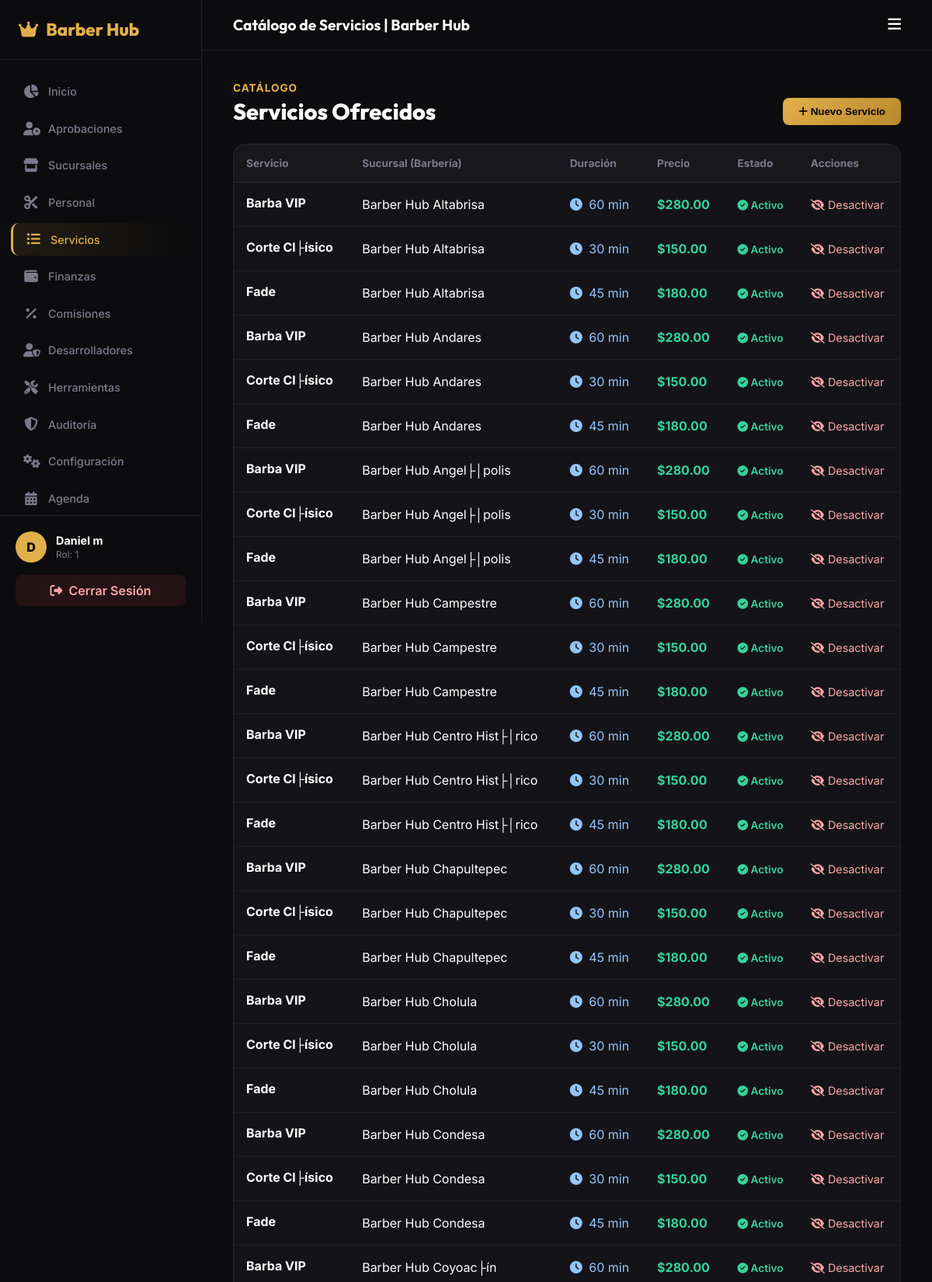
Screenshot of /public/dashboard/servicios (signed in, upper part) with the database file from the repository.
### tables this page shows
CREATE TABLE `servicios` (
  `id` int(11) NOT NULL AUTO_INCREMENT,
  `barberia_id` int(11) NOT NULL,
  `nombre` varchar(100) NOT NULL,
  `descripcion` text DEFAULT NULL,
  `duracion_minutos` int(11) NOT NULL,
  `precio` decimal(10,2) NOT NULL,
  `estado` enum('Activo','Inactivo') DEFAULT 'Activo',
  PRIMARY KEY (`id`),
  KEY `barberia_id` (`barberia_id`),
  CONSTRAINT `servicios_ibfk_1` FOREIGN KEY (`barberia_id`) REFERENCES `barberias` (`id`) ON DELETE CASCADE
);

CREATE TABLE `barberias` (
  `id` int(11) NOT NULL AUTO_INCREMENT,
  `nombre_comercial` varchar(150) NOT NULL,
  `logo` varchar(255) DEFAULT NULL,
  `portada` varchar(255) DEFAULT NULL,
  `descripcion` text DEFAULT NULL,
  `telefono` varchar(20) DEFAULT NULL,
  `correo` varchar(100) DEFAULT NULL,
  `sitio_web` varchar(100) DEFAULT NULL,
  `estado_ubicacion` varchar(50) DEFAULT NULL,
  `municipio` varchar(50) DEFAULT NULL,
  `ciudad` varchar(50) DEFAULT NULL,
  `colonia` varchar(100) DEFAULT NULL,
  `calle` varchar(100) DEFAULT NULL,
  `codigo_postal` varchar(10) DEFAULT NULL,
  `url_maps` text DEFAULT NULL,
  `latitud` decimal(10,8) DEFAULT NULL,
  `longitud` decimal(11,8) DEFAULT NULL,
  `estado` enum('Pendiente','Activa','Suspendida','Eliminada') DEFAULT 'Pendiente',
  `fecha_registro` timestamp NOT NULL DEFAULT current_timestamp(),
  PRIMARY KEY (`id`)
);

### app/controllers/DashboardController.php (called while the page is built, shortened)
<?php
class DashboardController extends Controller {
    public function servicios() {
        $servicioModel = $this->model('Servicio');
        $barbModel = $this->model('Barberia');
        $data = [
            'titulo' => 'Catálogo de Servicios | Barber Hub',
            'seccion' => 'servicios',
            'servicios' => $servicioModel->getAll(),
            'barberias' => $barbModel->getActivas(),
            'vista_hija' => '../app/views/dashboard/servicios/index.php'
        ];
        $this->view('dashboard/layout', $data);
    }
}

### app/models/Model.php (called while the page is built)
<?php
class Model {
    protected $db;
    public function __construct() {
        $config = require __DIR__ . '/../../config/database.php';
        $dsn = "mysql:host={$config['host']};port={$config['port']};dbname={$config['database']};charset={$config['charset']}";
        $options = [
            PDO::ATTR_ERRMODE            => PDO::ERRMODE_EXCEPTION,
            PDO::ATTR_DEFAULT_FETCH_MODE => PDO::FETCH_ASSOC,
            PDO::ATTR_EMULATE_PREPARES   => false,
        ];
        try {
            $this->db = new PDO($dsn, $config['username'], $config['password'], $options);
        } catch (PDOException $e) {
            die("Error de conexión a la Base de Datos: " . $e->getMessage());
        }
    }
    public function query($sql, $params = []) {
        $stmt = $this->db->prepare($sql);
        $stmt->execute($params);
        return $stmt;
    }
}

### config/database.php (called while the page is built)
<?php
return [
    'host'     => '127.0.0.1',
    'port'     => '3306',
    'database' => 'barber_hub',
    'username' => 'root',
    'password' => '',
    'charset'  => 'utf8mb4',
];

### app/models/Servicio.php (called while the page is built, shortened)
<?php
require_once __DIR__ . '/Model.php';
class Servicio extends Model {
    public function getAll() {
        return $this->query("SELECT s.*, b.nombre_comercial as barberia_nombre
                             FROM servicios s
                             JOIN barberias b ON s.barberia_id = b.id
                             ORDER BY b.nombre_comercial, s.nombre")->fetchAll();
    }
}

### app/views/dashboard/servicios/index.php (the view, shortened to what this page needs)
<div style="display:flex; justify-content:space-between; align-items:flex-end; margin-bottom:24px;">
    <div>
        <p style="color:var(--gold); font-size:0.85rem; font-weight:700; text-transform:uppercase; letter-spacing:1px; margin-bottom:4px;">Catálogo</p>
        <h2 style="font-size:1.8rem; font-weight:800; color:var(--white);">Servicios Ofrecidos</h2>
    </div>
    <button onclick="document.getElementById('modalServicio').style.display='flex'" style="background:linear-gradient(135deg,var(--gold),#b8892d); color:#000; border:none; padding:10px 20px; border-radius:8px; font-weight:700; cursor:pointer;"><i class="fas fa-plus"></i> Nuevo Servicio</button>
</div>
<div style="background:var(--card); border:1px solid var(--border); border-radius:16px; overflow:hidden;">
    <table style="width:100%; border-collapse:collapse; text-align:left;">
        <thead>
            <tr style="border-bottom:1px solid var(--border); color:var(--muted); font-size:0.85rem; background:rgba(255,255,255,0.02);">
                <th style="padding:16px;">Servicio</th>
                <th style="padding:16px;">Sucursal (Barbería)</th>
                <th style="padding:16px;">Duración</th>
                <th style="padding:16px;">Precio</th>
                <th style="padding:16px;">Estado</th>
                <th style="padding:16px;">Acciones</th>
            </tr>
        </thead>
        <tbody>
            <?php foreach ($servicios as $s): ?>
            <tr style="border-bottom:1px solid rgba(255,255,255,0.05);">
                <td style="padding:16px;">
                    <strong style="color:var(--white); font-size:1rem;"><?= htmlspecialchars($s['nombre']) ?></strong>
                </td>
                <td style="padding:16px;"><?= htmlspecialchars($s['barberia_nombre']) ?></td>
                <td style="padding:16px; color:#93C5FD;"><i class="fas fa-clock" style="margin-right:4px;"></i> <?= $s['duracion_minutos'] ?> min</td>
                <td style="padding:16px; font-weight:700; color:#34D399;">$<?= number_format($s['precio'], 2) ?></td>
                <td style="padding:16px;">
                    <?php if($s['estado'] == 'Activo'): ?>
                        <span style="color:#34D399; font-weight:600; font-size:0.85rem;"><i class="fas fa-check-circle"></i> Activo</span>
                    <?php else: ?>
                        <span style="color:var(--muted); font-weight:600; font-size:0.85rem;"><i class="fas fa-times-circle"></i> Inactivo</span>
                    <?php endif; ?>
                </td>
                <td style="padding:16px;">
                    <a href="<?= BASE_URL ?>/dashboard/toggle_servicio/<?= $s['id'] ?>" style="color:<?= $s['estado']=='Activo'?'#FCA5A5':'#34D399' ?>; text-decoration:none; font-size:0.9rem;">
                        <i class="fas <?= $s['estado']=='Activo'?'fa-eye-slash':'fa-eye' ?>"></i> <?= $s['estado']=='Activo'?'Desactivar':'Activar' ?>
                    </a>
                </td>
            </tr>
            <?php endforeach; ?>
        </tbody>
    </table>
</div>

### app/views/dashboard/layout.php (style rules this page uses)
*, *::before, *::after { box-sizing:border-box; margin:0; padding:0; }
:root { --gold:#E2B04A; --dark:#0D0D0F; --card:#141418; --border:rgba(255,255,255,0.08); --white:#fff; --muted:#7A7A8C; --sidebar:260px; }
body { font-family:'Inter',sans-serif; background:var(--dark); color:var(--white); min-height:100vh; display:flex; }
h1,h2,h3 { font-family:'Outfit',sans-serif; }

### rows the page displays
servicios: nombre "Barba VIP", barberia.nombre_comercial "Barber Hub Altabrisa", duracion_minutos "60", precio "280.00", estado "Activo" (drawn)
servicios: nombre "Corte Cl├ísico", barberia.nombre_comercial "Barber Hub Altabrisa", duracion_minutos "30", precio "150.00", estado "Activo" (drawn)
servicios: nombre "Fade", barberia.nombre_comercial "Barber Hub Altabrisa", duracion_minutos "45", precio "180.00", estado "Activo" (drawn)
servicios: nombre "Barba VIP", barberia.nombre_comercial "Barber Hub Andares", duracion_minutos "60", precio "280.00", estado "Activo" (drawn)
servicios: nombre "Corte Cl├ísico", barberia.nombre_comercial "Barber Hub Andares", duracion_minutos "30", precio "150.00", estado "Activo" (drawn)
servicios: nombre "Fade", barberia.nombre_comercial "Barber Hub Andares", duracion_minutos "45", precio "180.00", estado "Activo" (drawn)
servicios: nombre "Barba VIP", barberia.nombre_comercial "Barber Hub Angel├│polis", duracion_minutos "60", precio "280.00", estado "Activo" (drawn)
servicios: nombre "Corte Cl├ísico", barberia.nombre_comercial "Barber Hub Angel├│polis", duracion_minutos "30", precio "150.00", estado "Activo" (drawn)
servicios: nombre "Fade", barberia.nombre_comercial "Barber Hub Angel├│polis", duracion_minutos "45", precio "180.00", estado "Activo" (drawn)
servicios: nombre "Barba VIP", barberia.nombre_comercial "Barber Hub Campestre", duracion_minutos "60", precio "280.00", estado "Activo" (drawn)
servicios: nombre "Corte Cl├ísico", barberia.nombre_comercial "Barber Hub Campestre", duracion_minutos "30", precio "150.00", estado "Activo" (drawn)
servicios: nombre "Fade", barberia.nombre_comercial "Barber Hub Campestre", duracion_minutos "45", precio "180.00", estado "Activo" (drawn)
servicios: nombre "Barba VIP", barberia.nombre_comercial "Barber Hub Centro Hist├│rico", duracion_minutos "60", precio "280.00", estado "Activo" (drawn)
servicios: nombre "Corte Cl├ísico", barberia.nombre_comercial "Barber Hub Centro Hist├│rico", duracion_minutos "30", precio "150.00", estado "Activo" (drawn)
servicios: nombre "Fade", barberia.nombre_comercial "Barber Hub Centro Hist├│rico", duracion_minutos "45", precio "180.00", estado "Activo" (drawn)
servicios: nombre "Barba VIP", barberia.nombre_comercial "Barber Hub Chapultepec", duracion_minutos "60", precio "280.00", estado "Activo" (drawn)
servicios: nombre "Corte Cl├ísico", barberia.nombre_comercial "Barber Hub Chapultepec", duracion_minutos "30", precio "150.00", estado "Activo" (drawn)
servicios: nombre "Fade", barberia.nombre_comercial "Barber Hub Chapultepec", duracion_minutos "45", precio "180.00", estado "Activo" (drawn)
servicios: nombre "Barba VIP", barberia.nombre_comercial "Barber Hub Cholula", duracion_minutos "60", precio "280.00", estado "Activo" (drawn)
servicios: nombre "Corte Cl├ísico", barberia.nombre_comercial "Barber Hub Cholula", duracion_minutos "30", precio "150.00", estado "Activo" (drawn)
servicios: nombre "Fade", barberia.nombre_comercial "Barber Hub Cholula", duracion_minutos "45", precio "180.00", estado "Activo" (drawn)
servicios: nombre "Barba VIP", barberia.nombre_comercial "Barber Hub Condesa", duracion_minutos "60", precio "280.00", estado "Activo" (drawn)
servicios: nombre "Corte Cl├ísico", barberia.nombre_comercial "Barber Hub Condesa", duracion_minutos "30", precio "150.00", estado "Activo" (drawn)
servicios: nombre "Fade", barberia.nombre_comercial "Barber Hub Condesa", duracion_minutos "45", precio "180.00", estado "Activo" (drawn)
servicios: nombre "Barba VIP", barberia.nombre_comercial "Barber Hub Coyoac├ín", duracion_minutos "60", precio "280.00", estado "Activo" (drawn)

### other values shown
substr($_SESSION['nombre'], 0, 1) "D"
$_SESSION['nombre'] "Daniel m"
$_SESSION['rol_id'] "1"
$titulo "Catálogo de Servicios | Barber Hub"
